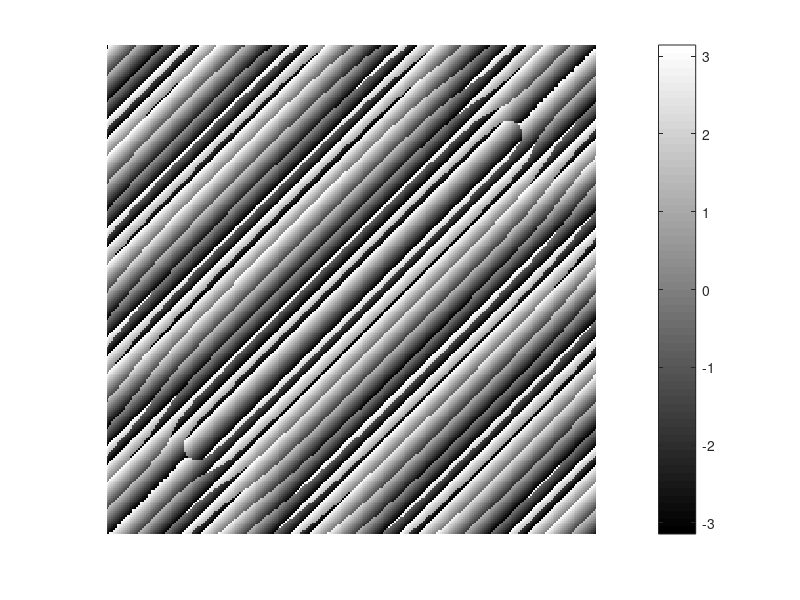

Here is the MATLAB script that generated this plot: (Note: this script raises an error after producing the figure.)
%%%%% 
%% 3/2/2015 - spectral analysis of images
%%%%%

%%%
%% Begin with this example: http://biocomp.cnb.csic.es/~coss/Docencia/ImageProcessing/Tutorial/
%%%
    % Prepare image 
    f = zeros(30,30); 
    % f(5:24,13:17) = 1;
    f(5:24,5:24) = diag(ones(20,1)) + diag(ones(19,1),1) + diag(ones(19,1),-1);
    % f= f' 
    imshow(f)

    %%
    % Compute Fourier Transform 
    F = fft2(f,256,256); 
    F = fftshift(F); % Center FFT

    % Measure the minimum and maximum value of the transform amplitude 
    min(min(abs(F))) %   0 
    max(max(abs(F))) % 100 
    imshow(abs(F),[0,100]); colormap(jet); colorbar 

    %%
    imshow(log(1+abs(F)),[0,3]); colormap(jet); colorbar 

    %%
    % Look at the phases 
    imshow(angle(F),[-pi,pi]); colormap(jet); colorbar


%% load real-world images

    % Town Hall building
    path1 = '/Users/hogstrom/Dropbox (MIT)/Neuron_data/Fourier_analysis';
%     file1 = fullfile(path1, 'bch_beams.jpg');
    file1 = fullfile(path1, 'bch2.jpg');

    % confocal image
%     path1 = '/Users/hogstrom/Dropbox (MIT)/Larson/confocal';
%     file1 = fullfile(path1, 'Syn1_2000X_PSD95_MAP2_M100X_2.png');
%     file1 = fullfile(path1, 'Syn1_2000X_PSD95_MAP2_M60X.png');
    
    A = imread(file1);
    f = A(:,:,3);
    %f = ind2gray(f,gray(256));
    figure, imshow(f)

    % Compute Fourier Transform 
    %F = fft2(f,1456,2592); 
    F = fft2(double(f)); 
    %F = fftshift(F); % Center FFT

    %Display magnitude and phase of 2D FFTs
    figure, imshow(abs(fftshift(F)),[24 100000]), colormap gray
    title('Image A FFT2 Magnitude')
    figure, imshow(angle(fftshift(F)),[-pi pi]), colormap gray
    title('Image A FFT2 Phase')
    %%
    % Measure the minimum and maximum value of the transform amplitude 
    min(min(abs(F))) %   0 
    max(max(abs(F))) % 100 
    imshow(abs(F),[0,10000]); colormap(jet); colorbar 
    % show at log scale
    imshow(log(1+abs(F)),[0,3]); colormap(jet); colorbar 

    %% Perform inverse 2D FFTs on switched images
    imageC = ifft2(F);
    figure, imshow(abs(imageC), [24 100])

    %% take out horizontal components
    F = fft2(double(f));
    [m,n]=size(F)
    F_mod = F;
    
    % zero corners
%     b = 800
%     F_mod(1:b,1:b) = zeros(b,b); % take out upper left corner
%     F_mod(m-b:end-1,n-b+1:end) = zeros(b,b); % take out upper left corner
%     F_mod(m-b:end-1,1:b) = zeros(b,b); % take out lower left corner
%     F_mod(1:b,n-b+1:end) = zeros(b,b); % take out upper right corner

    %zero left/right or up/down edges
    b = 30
%     F_mod(1:end,1:b) = zeros(m,b); % take out left edge
%     F_mod(1:end,n-b+1:end) = zeros(m,b); % take out right edge
    F_mod(1:b,1:end) = zeros(b,n); % take out left edge
    F_mod(m-b+1:end,1:end) = zeros(b,n); % take out right edge

    figure, imshow(abs(F_mod),[24 100000]), colormap gray    
    figure, imshow(abs(F),[24 100000]), colormap gray
    
    
    %fsF = fftshift(F)
    imageC_mod = ifft2(F_mod);
    figure, imshow(abs(imageC_mod), [24 100])
%% or with alternative image

% confocal image
path1 = '/Users/hogstrom/Dropbox (MIT)/Larson/confocal';
file1 = fullfile(path1, 'Syn1_2000X_PSD95_MAP2_M100X_2.png');
% file1 = fullfile(path1, 'Syn1_2000X_PSD95_MAP2_M60X.png');
A = imread(file1);

%imshow(A)
f = A(:,:,3);
imshow(f)